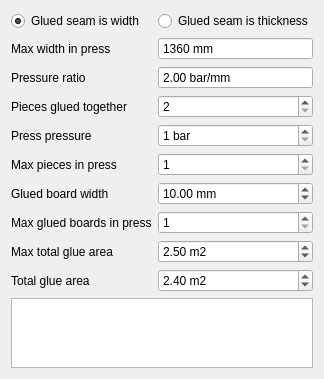
      <widget class="QWidget" name="tab_gluing">
       <property name="enabled">
        <bool>true</bool>
       </property>
       <attribute name="title">
        <string extracomment="Basic gluing">Gluing</string>
       </attribute>
       <layout class="QFormLayout" name="formLayout_3">
        <item row="0" column="0">
         <widget class="QRadioButton" name="radioButton_seamIsWidth">
          <property name="text">
           <string>Glued seam is width</string>
          </property>
          <property name="checked">
           <bool>true</bool>
          </property>
         </widget>
        </item>
        <item row="0" column="1">
         <widget class="QRadioButton" name="radioButton_seamIsThickness">
          <property name="text">
           <string>Glued seam is thickness</string>
          </property>
         </widget>
        </item>
        <item row="1" column="0">
         <widget class="QLabel" name="label_maxWidthInPress">
          <property name="locale">
           <locale language="English" country="UnitedStates"/>
          </property>
          <property name="text">
           <string>Max width in press</string>
          </property>
          <property name="buddy">
           <cstring>spinBox_maxWidthInPress</cstring>
          </property>
         </widget>
        </item>
        <item row="1" column="1">
         <widget class="QSpinBox" name="spinBox_maxWidthInPress">
          <property name="locale">
           <locale language="English" country="UnitedStates"/>
          </property>
          <property name="inputMethodHints">
           <set>Qt::ImhDialableCharactersOnly|Qt::ImhDigitsOnly|Qt::ImhNoEditMenu|Qt::ImhNoPredictiveText|Qt::ImhNoTextHandles|Qt::ImhPreferNumbers|Qt::ImhPreferUppercase|Qt::ImhUppercaseOnly</set>
          </property>
          <property name="buttonSymbols">
           <enum>QAbstractSpinBox::NoButtons</enum>
          </property>
          <property name="suffix">
           <string> mm</string>
          </property>
          <property name="maximum">
           <number>2000</number>
          </property>
          <property name="singleStep">
           <number>1</number>
          </property>
          <property name="value">
           <number>1360</number>
          </property>
         </widget>
        </item>
        <item row="2" column="0">
         <widget class="QLabel" name="label_gluingPressPressureRatio">
          <property name="locale">
           <locale language="English" country="UnitedStates"/>
          </property>
          <property name="text">
           <string>Pressure ratio</string>
          </property>
          <property name="buddy">
           <cstring>doubleSpinBox_gluingPressPressureRatio</cstring>
          </property>
         </widget>
        </item>
        <item row="2" column="1">
         <widget class="QDoubleSpinBox" name="doubleSpinBox_gluingPressPressureRatio">
          <property name="locale">
           <locale language="English" country="UnitedStates"/>
          </property>
          <property name="inputMethodHints">
           <set>Qt::ImhDialableCharactersOnly|Qt::ImhDigitsOnly|Qt::ImhNoEditMenu|Qt::ImhNoPredictiveText|Qt::ImhNoTextHandles|Qt::ImhPreferNumbers|Qt::ImhPreferUppercase|Qt::ImhUppercaseOnly</set>
          </property>
          <property name="buttonSymbols">
           <enum>QAbstractSpinBox::NoButtons</enum>
          </property>
          <property name="suffix">
           <string> bar/mm</string>
          </property>
          <property name="value">
           <double>2.000000000000000</double>
          </property>
         </widget>
        </item>
        <item row="3" column="0">
         <widget class="QLabel" name="label_piecesGluedTogether">
          <property name="text">
           <string>Pieces glued together</string>
          </property>
          <property name="buddy">
           <cstring>spinBox_piecesGluedTogether</cstring>
          </property>
         </widget>
        </item>
        <item row="3" column="1">
         <widget class="QSpinBox" name="spinBox_piecesGluedTogether">
          <property name="minimum">
           <number>2</number>
          </property>
          <property name="maximum">
           <number>99</number>
          </property>
         </widget>
        </item>
        <item row="4" column="0">
         <widget class="QLabel" name="label_gluingPressPressure">
          <property name="text">
           <string>Press pressure</string>
          </property>
          <property name="buddy">
           <cstring>spinBox_gluingPressPressure</cstring>
          </property>
         </widget>
        </item>
        <item row="4" column="1">
         <widget class="QSpinBox" name="spinBox_gluingPressPressure">
          <property name="suffix">
           <string> bar</string>
          </property>
          <property name="minimum">
           <number>1</number>
          </property>
          <property name="maximum">
           <number>300</number>
          </property>
         </widget>
        </item>
        <item row="5" column="0">
         <widget class="QLabel" name="label_maxPiecesInPress">
          <property name="text">
           <string>Max pieces in press</string>
          </property>
          <property name="buddy">
           <cstring>spinBox_maxPiecesInPress</cstring>
          </property>
         </widget>
        </item>
        <item row="5" column="1">
         <widget class="QSpinBox" name="spinBox_maxPiecesInPress">
          <property name="minimum">
           <number>1</number>
          </property>
         </widget>
        </item>
        <item row="6" column="0">
         <widget class="QLabel" name="label_gluedBoardWidth">
          <property name="text">
           <string>Glued board width</string>
          </property>
          <property name="buddy">
           <cstring>doubleSpinBox_gluedBoardWidth</cstring>
          </property>
         </widget>
        </item>
        <item row="6" column="1">
         <widget class="QDoubleSpinBox" name="doubleSpinBox_gluedBoardWidth">
          <property name="suffix">
           <string> mm</string>
          </property>
          <property name="minimum">
           <double>0.100000000000000</double>
          </property>
          <property name="maximum">
           <double>2000.000000000000000</double>
          </property>
          <property name="value">
           <double>10.000000000000000</double>
          </property>
         </widget>
        </item>
        <item row="7" column="0">
         <widget class="QLabel" name="maxGluedBoardsInPress">
          <property name="text">
           <string>Max glued boards in press</string>
          </property>
          <property name="buddy">
           <cstring>spinBox_maxGluedBoardsInPress</cstring>
          </property>
         </widget>
        </item>
        <item row="7" column="1">
         <widget class="QSpinBox" name="spinBox_maxGluedBoardsInPress">
          <property name="minimum">
           <number>1</number>
          </property>
         </widget>
        </item>
        <item row="8" column="0">
         <widget class="QLabel" name="label_maxTotalGlueAreaInGluing">
          <property name="text">
           <string>Max total glue area</string>
          </property>
          <property name="buddy">
           <cstring>doubleSpinBox_maxTotalGlueAreaInGluing</cstring>
          </property>
         </widget>
        </item>
        <item row="8" column="1">
         <widget class="QDoubleSpinBox" name="doubleSpinBox_maxTotalGlueAreaInGluing">
          <property name="suffix">
           <string> m2</string>
          </property>
          <property name="minimum">
           <double>0.100000000000000</double>
          </property>
          <property name="maximum">
           <double>10.000000000000000</double>
          </property>
          <property name="value">
           <double>2.500000000000000</double>
          </property>
         </widget>
        </item>
        <item row="9" column="0">
         <widget class="QLabel" name="label_totalGlueAreaInGluing">
          <property name="text">
           <string>Total glue area</string>
          </property>
          <property name="buddy">
           <cstring>doubleSpinBox_totalGlueAreaInGluing</cstring>
          </property>
         </widget>
        </item>
        <item row="9" column="1">
         <widget class="QDoubleSpinBox" name="doubleSpinBox_totalGlueAreaInGluing">
          <property name="suffix">
           <string> m2</string>
          </property>
          <property name="minimum">
           <double>0.100000000000000</double>
          </property>
          <property name="maximum">
           <double>10.000000000000000</double>
          </property>
          <property name="value">
           <double>2.400000000000000</double>
          </property>
         </widget>
        </item>
        <item row="10" column="0" colspan="2">
         <widget class="QGraphicsView" name="graphicsView_gluing">
          <property name="verticalScrollBarPolicy">
           <enum>Qt::ScrollBarAlwaysOff</enum>
          </property>
          <property name="horizontalScrollBarPolicy">
           <enum>Qt::ScrollBarAlwaysOff</enum>
          </property>
          <property name="sizeAdjustPolicy">
           <enum>QAbstractScrollArea::AdjustToContents</enum>
          </property>
         </widget>
        </item>
       </layout>
      </widget>
